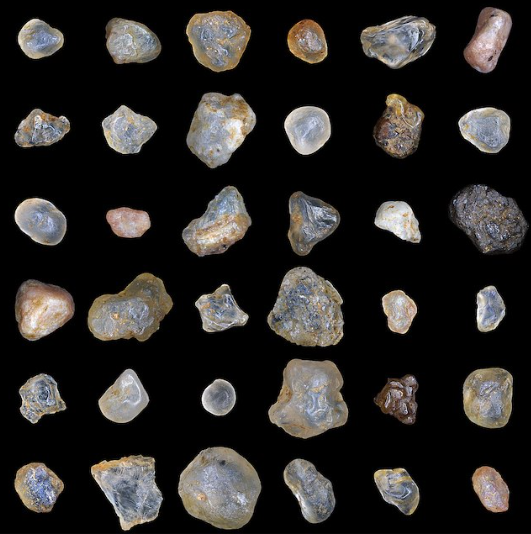
#> input picture Feature Extraction/stones.png, 531 x 534 px, found by its file name
$ jupyter execute --allow-errors automated_feature_extraction_3.ipynb
#> lines starting #> are read from the running program, lines starting #| are printed output that depends on the picture; after the words box and inside, x2 and y2 are one past the last pixel; in counts of white or black regions, pixels touching at a corner belong together
[cell 1]
import numpy as np
import matplotlib.pyplot as plt
import cv2
from image_segmentation import *
from skimage import filters
from scipy import ndimage
from skimage.measure import label, regionprops, regionprops_table
import pandas as pd
from image_segmentation import *

[cell 2]
def gray_thresh(image, low, high):
    image[image<low] = 0
    image[image>high] = 255
    return image

# Malaria-infected cells

[cell 3]
file1 = '\malaria(1).jpeg'
path = r'C:\Users\Ron\Desktop\Physics stuff\AY 2022-2023\AP157\github\Automated Feature Extraction (compiled)\images'
malaria = cv2.imread(path+file1,0) #load image in grayscale

#> (a cell that did not finish here is left out)

#> (a cell that did not finish here is left out)

## Image cleaning

[cell 6]
strel1 = np.ones((3,3))
plt.figure()
#> (the rest of this cell did not finish here and is left out)

## Labeling and Statistics

#> (a cell that did not finish here is left out)

#> (a cell that did not finish here is left out)

[cell 9]
bins = 5
fig, ax = plt.subplots(3,1, figsize=(15,10))
#> (the rest of this cell did not finish here and is left out)

# Stones

[cell 10]
file2 = '\stones.png'
path = r'C:\Users\Ron\Desktop\Physics stuff\AY 2022-2023\AP157\github\Automated Feature Extraction (compiled)\images'
image = cv2.imread(path+file2, 0) #load image in grayscale
#> image: shape (534, 531); min 0, max 252, mean 40.4

[cell 11]
plt.imshow(image,cmap='gray')
plt.figure(figsize=(10,5))
plt.plot(np.histogram(image, bins=256)[1][:-1], np.histogram(image, bins=256, density=False)[0]) #Displays grayscale histogram of image
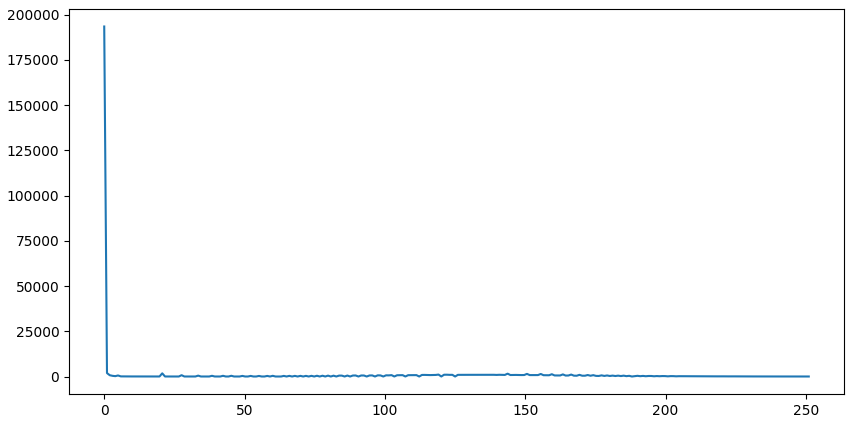
#> figure drawn by matplotlib, 1 panel; curve peaks at x = 0, y = 193394

## Thresholding

[cell 12]
thresholded = gray_thresh(image, 18, 255)
#> in gray_thresh (call 2), `image[image<low] = 0`: image: shape (534, 531); min 0, max 252, mean 40.3
val= filters.threshold_otsu(thresholded[np.isfinite(thresholded)])
#> val = 71
plt.figure()
BW = thresholded > val
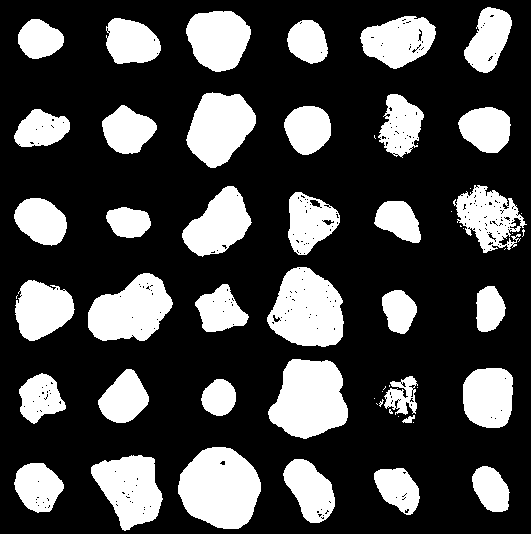
#> BW: shape (534, 531) bool; 27.8% white; 58 white regions (21 under 20 px), largest, box (x1, y1, x2, y2) and area: (178, 447, 261, 529) 5113, (268, 359, 348, 439) 4672, (267, 267, 344, 347) 4470
plt.imshow(BW, cmap='gray')

## Cleaning

[cell 13]
strel1 = np.ones((3,3))
plt.figure()
plt.imshow(BW, cmap='gray')
BW2= ndimage.binary_opening(BW, strel1)
#> BW2: shape (534, 531) bool; 27.4% white; 43 white regions (2 under 20 px), largest, box (x1, y1, x2, y2) and area: (178, 447, 261, 529) 5113, (268, 359, 348, 439) 4672, (267, 267, 344, 347) 4456
plt.figure()
plt.imshow(BW2, cmap='gray')
BW3 = ndimage.binary_closing(BW2, strel1, iterations=5)
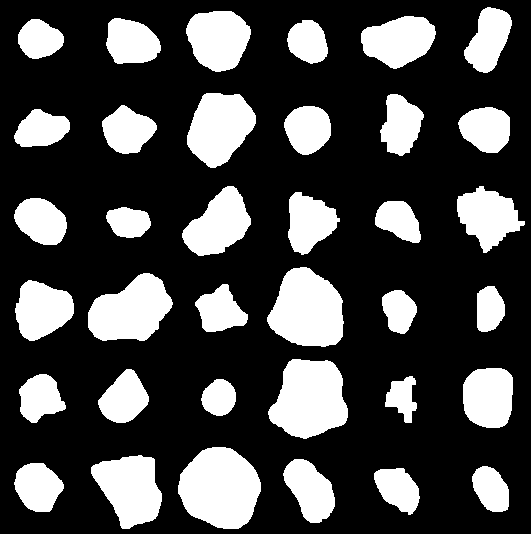
#> BW3: shape (534, 531) bool; 27.9% white; 36 white regions
plt.figure()
plt.imshow(BW3, cmap='gray')

## Labeling and Statistics

[cell 14]
label_img = label(BW3)
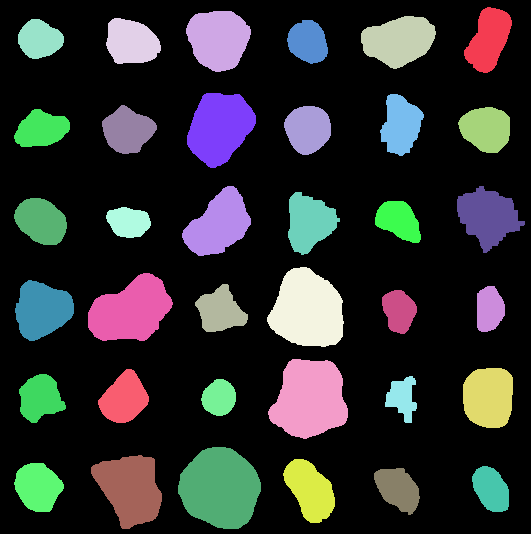
#> label_img: shape (534, 531) int32; 37 distinct labels, from 0 to 36; one colour per label, 0 black
regions = regionprops(label_img)
#> regions = 36 regions; largest, box (x1, y1, x2, y2) and area: (178, 447, 261, 529) 5128, (268, 359, 348, 439) 4684, (267, 267, 344, 347) 4538, (88, 273, 173, 341) 3935, (187, 93, 256, 168) 3616
props = regionprops_table(label_img, properties = ('area', 'perimeter', 'eccentricity', 'centroid', 'axis_major_length', 'axis_minor_length'))
#> props = 7 items

plt.imshow(BW3,cmap='gray')

for region in regions:
    # Get the centroid of the region
    centroid = region.centroid

    # Get the label of the region
    label_value = region.label

    # Add the label as text on the image
    plt.text(centroid[1], centroid[0], str(label_value), color='red', fontsize=12, ha='center', va='center')
#> this loop made 36 passes
#> centroid on passes 1 to 12: (39.14, 488.4), (38.73, 217.9), (40.21, 398.5), (41.63, 131.1), (38.93, 39.2), (41.47, 307.5), (127.1, 219.3), (124.5, 400.5), (130, 127.3), (128.7, 307.5), (128.5, 485.7), (129, 40.92)

plt.axis('off')  # Turn off the axis labels
plt.show()
df= pd.DataFrame(props)
#> df = table of 36 rows and 7 columns
df.index = df.index + 1

[cell 15]
df
#> Out = table of 36 rows and 7 columns

[cell 16]
bins = int(np.sqrt(len(regions)))
#> bins = 6
fig, ax = plt.subplots(3,1, figsize=(15,10))
ax[0].hist(df['area'], bins=bins)
ax[0].set_title('Area')
ax[1].hist(df['perimeter'], bins=bins)
ax[1].set_title('Perimeter')
ax[2].hist(df['eccentricity'], bins=bins)
ax[2].set_title('Eccentricity')
fig.subplots_adjust(hspace=0.5)
print('Mean area: {a:.2f}, Median area: {c:.2f}, std area: {b:.2f}'.format(a=np.mean(df['area']), c=np.median(df['area']), b=np.std(df['area'])))
#| Mean area: 2199.42, Median area: 1824.00, std area: 1083.40
print('Mean perimeter: {a:.2f}, Median perimeter: {c:.2f}, std perimeter: {b:.2f}'.format(a=np.mean(df['perimeter']), c=np.median(df['perimeter']), b=np.std(df['perimeter'])))
#| Mean perimeter: 181.62, Median perimeter: 165.56, std perimeter: 43.64
print('Mean eccentricity: {a:.2f}, Median eccentricity: {c:.2f}, std eccentricity: {b:.2f}'.format(a=np.mean(df['eccentricity']), c=np.median(df['eccentricity']), b=np.std(df['eccentricity'])))
#| Mean eccentricity: 0.60, Median eccentricity: 0.62, std eccentricity: 0.16
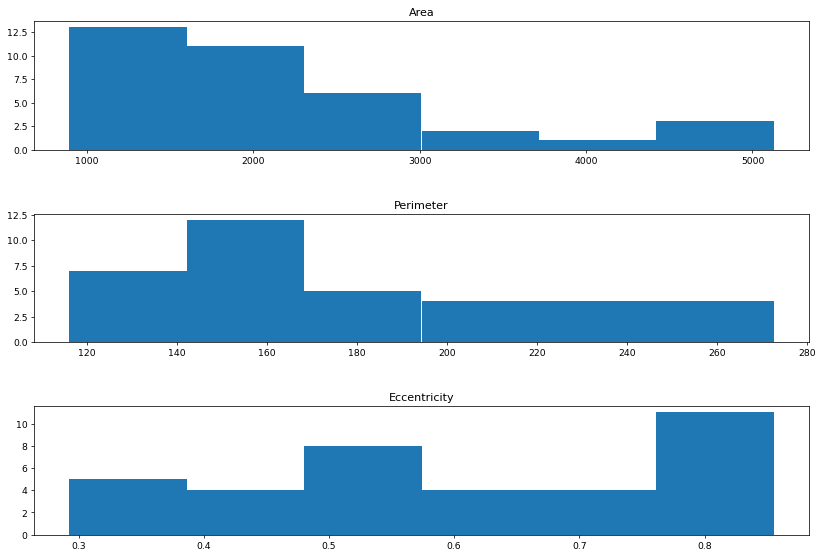
#> figure drawn by matplotlib, 3 panels; panel 1: tallest bar 13 high, from x = 893 to 1598.8; panel 2: tallest bar 12 high, from x = 142.1 to 168.2; panel 3: tallest bar 11 high, from x = 0.762 to 0.855

# Rice grains

[cell 17]
file2 = '\\1-Figure1-1.png'
path = r'C:\Users\Ron\Desktop\Physics stuff\AY 2022-2023\AP157\github\Automated Feature Extraction (compiled)\images'
image = cv2.imread(path+file2, 0) #load image in grayscale
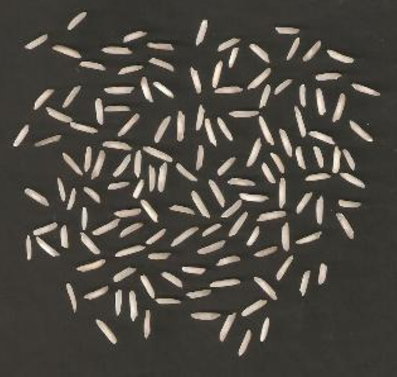
#> input picture Feature Extraction/1-Figure1-1.png, 397 x 377 px, found by its file name
#> image: shape (377, 397); min 21, max 254, mean 73.2
plt.imshow(image)

[cell 18]
plt.imshow(image,cmap='gray')
plt.figure(figsize=(10,5))
plt.plot(np.histogram(image, bins=256)[1][:-1], np.histogram(image, bins=256, density=False)[0]) #Displays grayscale histogram of image
#> figure, not shown here; curve peaks at x = 55.59, y = 46502

[cell 19]
thresholded = gray_thresh(image, 80, 255)
#> call 3 of gray_thresh, with low = 80, high = 255
#> in gray_thresh (call 3), `image[image<low] = 0`:
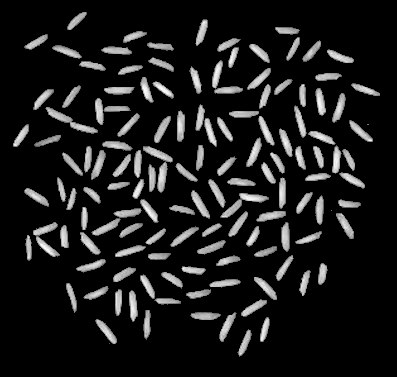
#> image: shape (377, 397); min 0, max 254, mean 26.7
val= filters.threshold_otsu(thresholded[np.isfinite(thresholded)])
#> val = 85
plt.figure()
BW = thresholded > val
#> BW: shape (377, 397) bool; 15.4% white; 130 white regions (2 under 20 px), largest, box (x1, y1, x2, y2) and area: (143, 146, 173, 192) 434, (92, 208, 142, 236) 381, (46, 107, 98, 134) 372
plt.figure(figsize=(10,10))
plt.imshow(BW, cmap='gray')

[cell 20]
strel1 = np.ones((3,2))
plt.figure(figsize=(10,10))
plt.imshow(BW, cmap='gray')
BW2= ndimage.binary_opening(BW, strel1, iterations=2)
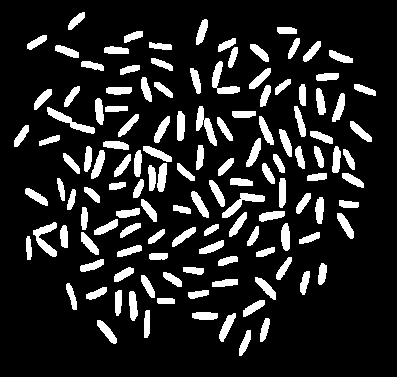
#> BW2: shape (377, 397) bool; 14.5% white; 130 white regions
plt.figure(figsize=(10,10))
plt.imshow(BW2, cmap='gray')

[cell 21]
label_img = label(BW2)
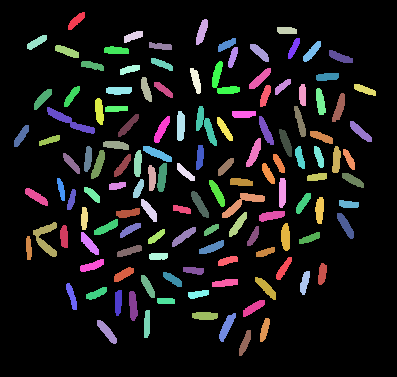
#> label_img: shape (377, 397) int32; 131 distinct labels, from 0 to 130; one colour per label, 0 black
regions = regionprops(label_img)
#> regions = 130 regions; largest, box (x1, y1, x2, y2) and area: (47, 107, 95, 134) 355, (33, 222, 57, 257) 348, (222, 193, 265, 218) 345, (196, 106, 217, 146) 338, (212, 61, 240, 94) 336
props = regionprops_table(label_img, properties = ('area', 'perimeter', 'eccentricity', 'centroid', 'axis_major_length', 'axis_minor_length'))

plt.figure(figsize=(10,10))
plt.imshow(BW2,cmap='gray')

for region in regions:
    # Get the centroid of the region
    centroid = region.centroid

    # Get the label of the region
    label_value = region.label

    # Add the label as text on the image
    plt.text(centroid[1], centroid[0], str(label_value), color='red', fontsize=12, ha='center', va='center')
#> this loop made 130 passes
#> centroid on passes 1 to 12: (20.3, 75.91), (31.38, 201.5), (30.08, 286.3), (35.97, 132.8), (41.81, 36.42), (44.33, 226.3), (47.7, 293.5), (51.25, 311.7), (45.83, 160.1), (52.02, 259.3), (50.96, 66.66), (49.99, 115.8)

plt.axis('off')  # Turn off the axis labels
plt.show()
df= pd.DataFrame(props)
#> df = table of 130 rows and 7 columns
df.index = df.index + 1

[cell 22]
df
#> Out = table of 130 rows and 7 columns

[cell 23]
bins = 2*int(np.sqrt(len(regions)))
#> bins = 22
fig, ax = plt.subplots(3,1, figsize=(15,10))
ax[0].hist(df['area'], bins=bins)
ax[0].set_title('Area')
ax[1].hist(df['perimeter'], bins=bins)
ax[1].set_title('Perimeter')
ax[2].hist(df['eccentricity'], bins=bins)
ax[2].set_title('Eccentricity')
fig.subplots_adjust(hspace=0.5)
print('Mean area: {a:.2f}, Median area: {c:.2f}, std area: {b:.2f}'.format(a=np.mean(df['area']), c=np.median(df['area']), b=np.std(df['area'])))
#| Mean area: 167.48, Median area: 161.00, std area: 45.39
print('Mean perimeter: {a:.2f}, Median perimeter: {c:.2f}, std perimeter: {b:.2f}'.format(a=np.mean(df['perimeter']), c=np.median(df['perimeter']), b=np.std(df['perimeter'])))
#| Mean perimeter: 60.39, Median perimeter: 58.28, std perimeter: 13.90
print('Mean eccentricity: {a:.2f}, Median eccentricity: {c:.2f}, std eccentricity: {b:.2f}'.format(a=np.mean(df['eccentricity']), c=np.median(df['eccentricity']), b=np.std(df['eccentricity'])))
#| Mean eccentricity: 0.95, Median eccentricity: 0.96, std eccentricity: 0.02
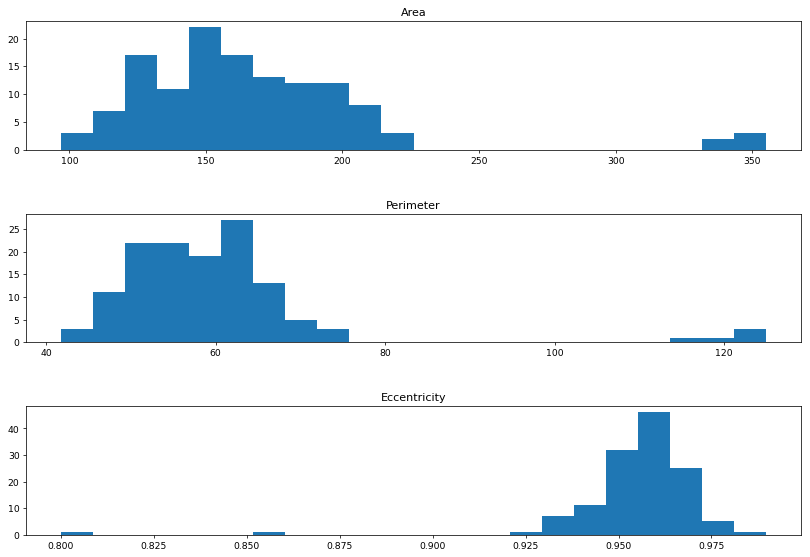
#> figure drawn by matplotlib, 3 panels; panel 1: tallest bar 22 high, from x = 143.9 to 155.6; panel 2: tallest bar 27 high, from x = 60.69 to 64.47; panel 3: tallest bar 46 high, from x = 0.955 to 0.964
